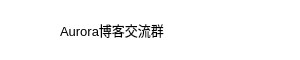
<?xml version="1.0" encoding="UTF-8"?>
<ui version="4.0">
 <class>GroupItem</class>
 <widget class="QWidget" name="GroupItem">
  <property name="geometry">
   <rect>
    <x>0</x>
    <y>0</y>
    <width>300</width>
    <height>60</height>
   </rect>
  </property>
  <property name="minimumSize">
   <size>
    <width>300</width>
    <height>60</height>
   </size>
  </property>
  <property name="maximumSize">
   <size>
    <width>300</width>
    <height>60</height>
   </size>
  </property>
  <property name="windowTitle">
   <string>GroupItem</string>
  </property>
  <property name="styleSheet">
   <string notr="true">border: 0px;
background-color: #ffffff;</string>
  </property>
  <widget class="QPushButton" name="m_avatarPushButton">
   <property name="geometry">
    <rect>
     <x>10</x>
     <y>10</y>
     <width>40</width>
     <height>40</height>
    </rect>
   </property>
   <property name="text">
    <string/>
   </property>
   <property name="iconSize">
    <size>
     <width>40</width>
     <height>40</height>
    </size>
   </property>
  </widget>
  <widget class="QLabel" name="m_groupNameLabel">
   <property name="geometry">
    <rect>
     <x>60</x>
     <y>15</y>
     <width>200</width>
     <height>30</height>
    </rect>
   </property>
   <property name="font">
    <font>
     <pointsize>10</pointsize>
    </font>
   </property>
   <property name="text">
    <string>Aurora博客交流群</string>
   </property>
  </widget>
 </widget>
 <resources/>
 <connections/>
</ui>
